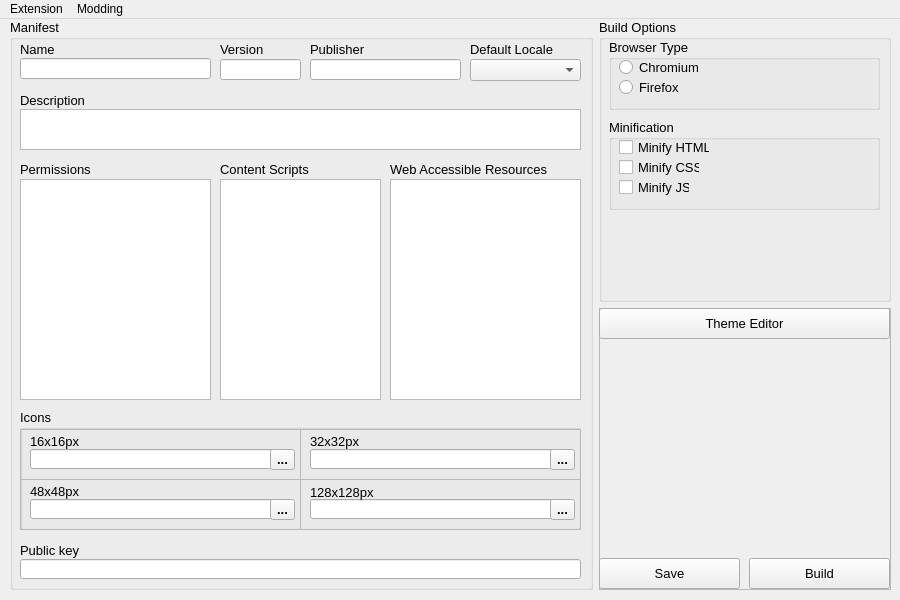
<?xml version="1.0" encoding="UTF-8"?>
<ui version="4.0">
 <class>ExtensionEditor</class>
 <widget class="QMainWindow" name="ExtensionEditor">
  <property name="enabled">
   <bool>true</bool>
  </property>
  <property name="geometry">
   <rect>
    <x>0</x>
    <y>0</y>
    <width>900</width>
    <height>600</height>
   </rect>
  </property>
  <property name="minimumSize">
   <size>
    <width>900</width>
    <height>600</height>
   </size>
  </property>
  <property name="maximumSize">
   <size>
    <width>900</width>
    <height>600</height>
   </size>
  </property>
  <property name="windowTitle">
   <string>MainWindow</string>
  </property>
  <property name="animated">
   <bool>true</bool>
  </property>
  <widget class="QWidget" name="centralwidget">
   <widget class="QWidget" name="gridLayoutWidget">
    <property name="geometry">
     <rect>
      <x>10</x>
      <y>0</y>
      <width>881</width>
      <height>571</height>
     </rect>
    </property>
    <layout class="QGridLayout" name="gridLayout">
     <property name="sizeConstraint">
      <enum>QLayout::SetDefaultConstraint</enum>
     </property>
     <item row="0" column="0" rowspan="2" colspan="2">
      <widget class="QGroupBox" name="ManifestBox">
       <property name="font">
        <font>
         <pointsize>10</pointsize>
        </font>
       </property>
       <property name="title">
        <string>Manifest</string>
       </property>
       <widget class="QLineEdit" name="Name">
        <property name="geometry">
         <rect>
          <x>10</x>
          <y>39</y>
          <width>191</width>
          <height>21</height>
         </rect>
        </property>
        <property name="font">
         <font>
          <family>Consolas</family>
          <pointsize>10</pointsize>
         </font>
        </property>
       </widget>
       <widget class="QLabel" name="label_Name">
        <property name="geometry">
         <rect>
          <x>10</x>
          <y>20</y>
          <width>91</width>
          <height>20</height>
         </rect>
        </property>
        <property name="font">
         <font>
          <pointsize>10</pointsize>
         </font>
        </property>
        <property name="text">
         <string>Name</string>
        </property>
       </widget>
       <widget class="QLabel" name="label_Version">
        <property name="geometry">
         <rect>
          <x>210</x>
          <y>20</y>
          <width>91</width>
          <height>20</height>
         </rect>
        </property>
        <property name="font">
         <font>
          <pointsize>10</pointsize>
         </font>
        </property>
        <property name="text">
         <string>Version</string>
        </property>
       </widget>
       <widget class="QLineEdit" name="Version">
        <property name="geometry">
         <rect>
          <x>210</x>
          <y>40</y>
          <width>81</width>
          <height>21</height>
         </rect>
        </property>
        <property name="font">
         <font>
          <family>Consolas</family>
          <pointsize>10</pointsize>
         </font>
        </property>
        <property name="text">
         <string/>
        </property>
       </widget>
       <widget class="QLabel" name="label_Publisher">
        <property name="geometry">
         <rect>
          <x>300</x>
          <y>20</y>
          <width>91</width>
          <height>20</height>
         </rect>
        </property>
        <property name="font">
         <font>
          <pointsize>10</pointsize>
         </font>
        </property>
        <property name="text">
         <string>Publisher</string>
        </property>
       </widget>
       <widget class="QLineEdit" name="Publisher">
        <property name="geometry">
         <rect>
          <x>300</x>
          <y>40</y>
          <width>151</width>
          <height>21</height>
         </rect>
        </property>
        <property name="font">
         <font>
          <family>Consolas</family>
          <pointsize>10</pointsize>
         </font>
        </property>
       </widget>
       <widget class="QLabel" name="label_PublicKey">
        <property name="geometry">
         <rect>
          <x>10</x>
          <y>521</y>
          <width>91</width>
          <height>20</height>
         </rect>
        </property>
        <property name="font">
         <font>
          <pointsize>10</pointsize>
         </font>
        </property>
        <property name="text">
         <string>Public key</string>
        </property>
       </widget>
       <widget class="QLineEdit" name="PublicKey">
        <property name="geometry">
         <rect>
          <x>10</x>
          <y>540</y>
          <width>561</width>
          <height>20</height>
         </rect>
        </property>
        <property name="font">
         <font>
          <family>Consolas</family>
          <pointsize>10</pointsize>
         </font>
        </property>
        <property name="readOnly">
         <bool>false</bool>
        </property>
       </widget>
       <widget class="QLabel" name="label_Description">
        <property name="geometry">
         <rect>
          <x>10</x>
          <y>71</y>
          <width>91</width>
          <height>20</height>
         </rect>
        </property>
        <property name="font">
         <font>
          <pointsize>10</pointsize>
         </font>
        </property>
        <property name="text">
         <string>Description</string>
        </property>
       </widget>
       <widget class="QPlainTextEdit" name="Description">
        <property name="geometry">
         <rect>
          <x>10</x>
          <y>90</y>
          <width>561</width>
          <height>41</height>
         </rect>
        </property>
       </widget>
       <widget class="QGroupBox" name="Icons">
        <property name="geometry">
         <rect>
          <x>10</x>
          <y>390</y>
          <width>561</width>
          <height>121</height>
         </rect>
        </property>
        <property name="title">
         <string>Icons</string>
        </property>
        <widget class="QFrame" name="x48">
         <property name="geometry">
          <rect>
           <x>0</x>
           <y>70</y>
           <width>281</width>
           <height>51</height>
          </rect>
         </property>
         <property name="frameShape">
          <enum>QFrame::StyledPanel</enum>
         </property>
         <property name="frameShadow">
          <enum>QFrame::Raised</enum>
         </property>
         <widget class="QLineEdit" name="icon3">
          <property name="geometry">
           <rect>
            <x>10</x>
            <y>20</y>
            <width>251</width>
            <height>20</height>
           </rect>
          </property>
          <property name="font">
           <font>
            <family>Consolas</family>
           </font>
          </property>
          <property name="readOnly">
           <bool>true</bool>
          </property>
         </widget>
         <widget class="QLabel" name="label_x48">
          <property name="geometry">
           <rect>
            <x>10</x>
            <y>2</y>
            <width>91</width>
            <height>20</height>
           </rect>
          </property>
          <property name="text">
           <string>48x48px</string>
          </property>
         </widget>
         <widget class="QToolButton" name="iconBtn3">
          <property name="geometry">
           <rect>
            <x>250</x>
            <y>20</y>
            <width>25</width>
            <height>21</height>
           </rect>
          </property>
          <property name="font">
           <font>
            <weight>75</weight>
            <italic>false</italic>
            <bold>true</bold>
            <underline>false</underline>
            <strikeout>false</strikeout>
           </font>
          </property>
          <property name="cursor">
           <cursorShape>PointingHandCursor</cursorShape>
          </property>
          <property name="mouseTracking">
           <bool>false</bool>
          </property>
          <property name="inputMethodHints">
           <set>Qt::ImhNone</set>
          </property>
          <property name="text">
           <string>...</string>
          </property>
          <property name="checkable">
           <bool>false</bool>
          </property>
          <property name="checked">
           <bool>false</bool>
          </property>
          <property name="autoRepeat">
           <bool>false</bool>
          </property>
          <property name="autoExclusive">
           <bool>false</bool>
          </property>
         </widget>
        </widget>
        <widget class="QFrame" name="x32">
         <property name="geometry">
          <rect>
           <x>280</x>
           <y>20</y>
           <width>281</width>
           <height>51</height>
          </rect>
         </property>
         <property name="frameShape">
          <enum>QFrame::StyledPanel</enum>
         </property>
         <property name="frameShadow">
          <enum>QFrame::Raised</enum>
         </property>
         <widget class="QLineEdit" name="icon2">
          <property name="geometry">
           <rect>
            <x>10</x>
            <y>20</y>
            <width>251</width>
            <height>20</height>
           </rect>
          </property>
          <property name="font">
           <font>
            <family>Consolas</family>
           </font>
          </property>
          <property name="readOnly">
           <bool>true</bool>
          </property>
         </widget>
         <widget class="QLabel" name="label_x32">
          <property name="geometry">
           <rect>
            <x>10</x>
            <y>2</y>
            <width>91</width>
            <height>20</height>
           </rect>
          </property>
          <property name="text">
           <string>32x32px</string>
          </property>
         </widget>
         <widget class="QToolButton" name="iconBtn2">
          <property name="geometry">
           <rect>
            <x>250</x>
            <y>20</y>
            <width>25</width>
            <height>21</height>
           </rect>
          </property>
          <property name="font">
           <font>
            <weight>75</weight>
            <bold>true</bold>
           </font>
          </property>
          <property name="cursor">
           <cursorShape>PointingHandCursor</cursorShape>
          </property>
          <property name="text">
           <string>...</string>
          </property>
         </widget>
        </widget>
        <widget class="QFrame" name="x128">
         <property name="geometry">
          <rect>
           <x>280</x>
           <y>70</y>
           <width>281</width>
           <height>51</height>
          </rect>
         </property>
         <property name="frameShape">
          <enum>QFrame::StyledPanel</enum>
         </property>
         <property name="frameShadow">
          <enum>QFrame::Raised</enum>
         </property>
         <widget class="QLineEdit" name="icon4">
          <property name="geometry">
           <rect>
            <x>10</x>
            <y>20</y>
            <width>251</width>
            <height>20</height>
           </rect>
          </property>
          <property name="font">
           <font>
            <family>Consolas</family>
           </font>
          </property>
          <property name="readOnly">
           <bool>true</bool>
          </property>
         </widget>
         <widget class="QLabel" name="label_x128">
          <property name="geometry">
           <rect>
            <x>10</x>
            <y>3</y>
            <width>91</width>
            <height>20</height>
           </rect>
          </property>
          <property name="text">
           <string>128x128px</string>
          </property>
         </widget>
         <widget class="QToolButton" name="iconBtn4">
          <property name="geometry">
           <rect>
            <x>250</x>
            <y>20</y>
            <width>25</width>
            <height>21</height>
           </rect>
          </property>
          <property name="font">
           <font>
            <weight>75</weight>
            <bold>true</bold>
           </font>
          </property>
          <property name="cursor">
           <cursorShape>PointingHandCursor</cursorShape>
          </property>
          <property name="text">
           <string>...</string>
          </property>
         </widget>
        </widget>
        <widget class="QFrame" name="x16">
         <property name="geometry">
          <rect>
           <x>0</x>
           <y>20</y>
           <width>281</width>
           <height>51</height>
          </rect>
         </property>
         <property name="frameShape">
          <enum>QFrame::StyledPanel</enum>
         </property>
         <property name="frameShadow">
          <enum>QFrame::Raised</enum>
         </property>
         <widget class="QLineEdit" name="icon1">
          <property name="geometry">
           <rect>
            <x>10</x>
            <y>20</y>
            <width>251</width>
            <height>20</height>
           </rect>
          </property>
          <property name="font">
           <font>
            <family>Consolas</family>
           </font>
          </property>
          <property name="readOnly">
           <bool>true</bool>
          </property>
         </widget>
         <widget class="QLabel" name="label_x16">
          <property name="geometry">
           <rect>
            <x>10</x>
            <y>2</y>
            <width>91</width>
            <height>20</height>
           </rect>
          </property>
          <property name="text">
           <string>16x16px</string>
          </property>
         </widget>
         <widget class="QToolButton" name="iconBtn1">
          <property name="geometry">
           <rect>
            <x>250</x>
            <y>20</y>
            <width>25</width>
            <height>21</height>
           </rect>
          </property>
          <property name="font">
           <font>
            <weight>75</weight>
            <bold>true</bold>
           </font>
          </property>
          <property name="cursor">
           <cursorShape>PointingHandCursor</cursorShape>
          </property>
          <property name="text">
           <string>...</string>
          </property>
         </widget>
        </widget>
       </widget>
       <widget class="QListWidget" name="permissions">
        <property name="geometry">
         <rect>
          <x>10</x>
          <y>160</y>
          <width>191</width>
          <height>221</height>
         </rect>
        </property>
        <property name="cursor" stdset="0">
         <cursorShape>PointingHandCursor</cursorShape>
        </property>
        <property name="editTriggers">
         <set>QAbstractItemView::AllEditTriggers</set>
        </property>
       </widget>
       <widget class="QLabel" name="label_Permissions">
        <property name="geometry">
         <rect>
          <x>10</x>
          <y>140</y>
          <width>131</width>
          <height>21</height>
         </rect>
        </property>
        <property name="font">
         <font>
          <pointsize>10</pointsize>
         </font>
        </property>
        <property name="text">
         <string>Permissions</string>
        </property>
       </widget>
       <widget class="QListWidget" name="content_scripts">
        <property name="geometry">
         <rect>
          <x>210</x>
          <y>160</y>
          <width>161</width>
          <height>221</height>
         </rect>
        </property>
        <property name="cursor" stdset="0">
         <cursorShape>PointingHandCursor</cursorShape>
        </property>
        <property name="editTriggers">
         <set>QAbstractItemView::AllEditTriggers</set>
        </property>
       </widget>
       <widget class="QLabel" name="label_content_scripts">
        <property name="geometry">
         <rect>
          <x>210</x>
          <y>140</y>
          <width>181</width>
          <height>21</height>
         </rect>
        </property>
        <property name="font">
         <font>
          <pointsize>10</pointsize>
         </font>
        </property>
        <property name="text">
         <string>Content Scripts</string>
        </property>
       </widget>
       <widget class="QListWidget" name="web_accessible_resources">
        <property name="geometry">
         <rect>
          <x>380</x>
          <y>160</y>
          <width>191</width>
          <height>221</height>
         </rect>
        </property>
        <property name="cursor" stdset="0">
         <cursorShape>PointingHandCursor</cursorShape>
        </property>
        <property name="editTriggers">
         <set>QAbstractItemView::AllEditTriggers</set>
        </property>
       </widget>
       <widget class="QLabel" name="label_web_accessible_resources">
        <property name="geometry">
         <rect>
          <x>380</x>
          <y>140</y>
          <width>171</width>
          <height>21</height>
         </rect>
        </property>
        <property name="font">
         <font>
          <pointsize>10</pointsize>
         </font>
        </property>
        <property name="text">
         <string>Web Accessible Resources</string>
        </property>
       </widget>
       <widget class="QComboBox" name="default_locale">
        <property name="geometry">
         <rect>
          <x>460</x>
          <y>40</y>
          <width>111</width>
          <height>22</height>
         </rect>
        </property>
       </widget>
       <widget class="QLabel" name="label_default_locale">
        <property name="geometry">
         <rect>
          <x>460</x>
          <y>20</y>
          <width>111</width>
          <height>21</height>
         </rect>
        </property>
        <property name="font">
         <font>
          <pointsize>10</pointsize>
         </font>
        </property>
        <property name="text">
         <string>Default Locale</string>
        </property>
       </widget>
      </widget>
     </item>
     <item row="0" column="2">
      <widget class="QGroupBox" name="BuildOptions">
       <property name="font">
        <font>
         <pointsize>10</pointsize>
        </font>
       </property>
       <property name="title">
        <string>Build Options</string>
       </property>
       <widget class="QGroupBox" name="BrowserType">
        <property name="geometry">
         <rect>
          <x>10</x>
          <y>20</y>
          <width>271</width>
          <height>71</height>
         </rect>
        </property>
        <property name="title">
         <string>Browser Type</string>
        </property>
        <widget class="QRadioButton" name="OptionChromium">
         <property name="geometry">
          <rect>
           <x>10</x>
           <y>20</y>
           <width>101</width>
           <height>17</height>
          </rect>
         </property>
         <property name="font">
          <font>
           <pointsize>10</pointsize>
          </font>
         </property>
         <property name="cursor">
          <cursorShape>PointingHandCursor</cursorShape>
         </property>
         <property name="text">
          <string>Chromium</string>
         </property>
        </widget>
        <widget class="QRadioButton" name="OptionFirefox">
         <property name="geometry">
          <rect>
           <x>10</x>
           <y>40</y>
           <width>81</width>
           <height>17</height>
          </rect>
         </property>
         <property name="font">
          <font>
           <pointsize>10</pointsize>
          </font>
         </property>
         <property name="cursor">
          <cursorShape>PointingHandCursor</cursorShape>
         </property>
         <property name="text">
          <string>Firefox</string>
         </property>
        </widget>
       </widget>
       <widget class="QGroupBox" name="groupBox">
        <property name="geometry">
         <rect>
          <x>10</x>
          <y>100</y>
          <width>271</width>
          <height>91</height>
         </rect>
        </property>
        <property name="title">
         <string>Minification</string>
        </property>
        <widget class="QCheckBox" name="minifyHTML">
         <property name="geometry">
          <rect>
           <x>10</x>
           <y>20</y>
           <width>91</width>
           <height>17</height>
          </rect>
         </property>
         <property name="text">
          <string>Minify HTML</string>
         </property>
        </widget>
        <widget class="QCheckBox" name="minifyCSS">
         <property name="geometry">
          <rect>
           <x>10</x>
           <y>40</y>
           <width>81</width>
           <height>17</height>
          </rect>
         </property>
         <property name="text">
          <string>Minify CSS</string>
         </property>
        </widget>
        <widget class="QCheckBox" name="minifyJS">
         <property name="geometry">
          <rect>
           <x>10</x>
           <y>60</y>
           <width>71</width>
           <height>17</height>
          </rect>
         </property>
         <property name="text">
          <string>Minify JS</string>
         </property>
        </widget>
       </widget>
      </widget>
     </item>
     <item row="1" column="2">
      <widget class="QFrame" name="commands">
       <property name="frameShape">
        <enum>QFrame::StyledPanel</enum>
       </property>
       <property name="frameShadow">
        <enum>QFrame::Raised</enum>
       </property>
       <widget class="QPushButton" name="Build">
        <property name="geometry">
         <rect>
          <x>150</x>
          <y>250</y>
          <width>141</width>
          <height>31</height>
         </rect>
        </property>
        <property name="font">
         <font>
          <pointsize>10</pointsize>
         </font>
        </property>
        <property name="text">
         <string>Build</string>
        </property>
       </widget>
       <widget class="QPushButton" name="Save">
        <property name="geometry">
         <rect>
          <x>0</x>
          <y>250</y>
          <width>141</width>
          <height>31</height>
         </rect>
        </property>
        <property name="font">
         <font>
          <pointsize>10</pointsize>
         </font>
        </property>
        <property name="text">
         <string>Save</string>
        </property>
       </widget>
       <widget class="QPushButton" name="ThemeEditor">
        <property name="geometry">
         <rect>
          <x>0</x>
          <y>0</y>
          <width>291</width>
          <height>31</height>
         </rect>
        </property>
        <property name="font">
         <font>
          <pointsize>10</pointsize>
         </font>
        </property>
        <property name="text">
         <string>Theme Editor</string>
        </property>
       </widget>
      </widget>
     </item>
    </layout>
   </widget>
  </widget>
  <widget class="QMenuBar" name="menubar">
   <property name="geometry">
    <rect>
     <x>0</x>
     <y>0</y>
     <width>900</width>
     <height>21</height>
    </rect>
   </property>
   <widget class="QMenu" name="menuTest">
    <property name="title">
     <string>Extension</string>
    </property>
    <addaction name="actionSave"/>
    <addaction name="actionBuild"/>
    <addaction name="separator"/>
    <addaction name="actionCopyPublicKey"/>
   </widget>
   <widget class="QMenu" name="menuModding">
    <property name="title">
     <string>Modding</string>
    </property>
    <addaction name="actionTheme_Editor"/>
   </widget>
   <addaction name="menuTest"/>
   <addaction name="menuModding"/>
  </widget>
  <action name="actionSave">
   <property name="text">
    <string>Save</string>
   </property>
  </action>
  <action name="actionBuild">
   <property name="text">
    <string>Build</string>
   </property>
  </action>
  <action name="actionCopyPublicKey">
   <property name="text">
    <string>Copy Public Key</string>
   </property>
  </action>
  <action name="actionReveal">
   <property name="text">
    <string>Reveal in File Explorer</string>
   </property>
  </action>
  <action name="actionTheme_Editor">
   <property name="text">
    <string>Theme Editor</string>
   </property>
  </action>
 </widget>
 <resources/>
 <connections/>
</ui>
